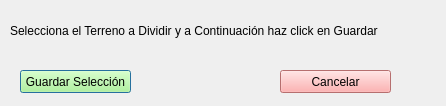
<?xml version="1.0" encoding="UTF-8"?>
<ui version="4.0">
 <class>Dialog</class>
 <widget class="QDialog" name="Dialog">
  <property name="geometry">
   <rect>
    <x>0</x>
    <y>0</y>
    <width>446</width>
    <height>106</height>
   </rect>
  </property>
  <property name="windowTitle">
   <string>Dialog</string>
  </property>
  <widget class="QLabel" name="label">
   <property name="geometry">
    <rect>
     <x>10</x>
     <y>20</y>
     <width>411</width>
     <height>21</height>
    </rect>
   </property>
   <property name="text">
    <string>Selecciona el Terreno a Dividir y a Continuación haz click en Guardar </string>
   </property>
  </widget>
  <widget class="QPushButton" name="btn_guardar">
   <property name="geometry">
    <rect>
     <x>20</x>
     <y>70</y>
     <width>111</width>
     <height>23</height>
    </rect>
   </property>
   <property name="styleSheet">
    <string notr="true">background-color:rgb(170, 255, 127)</string>
   </property>
   <property name="text">
    <string>Guardar Selección</string>
   </property>
  </widget>
  <widget class="QPushButton" name="btn_cancelar">
   <property name="geometry">
    <rect>
     <x>280</x>
     <y>70</y>
     <width>111</width>
     <height>23</height>
    </rect>
   </property>
   <property name="styleSheet">
    <string notr="true">background-color:rgb(255, 155, 155)</string>
   </property>
   <property name="text">
    <string>Cancelar</string>
   </property>
  </widget>
 </widget>
 <resources/>
 <connections/>
</ui>
